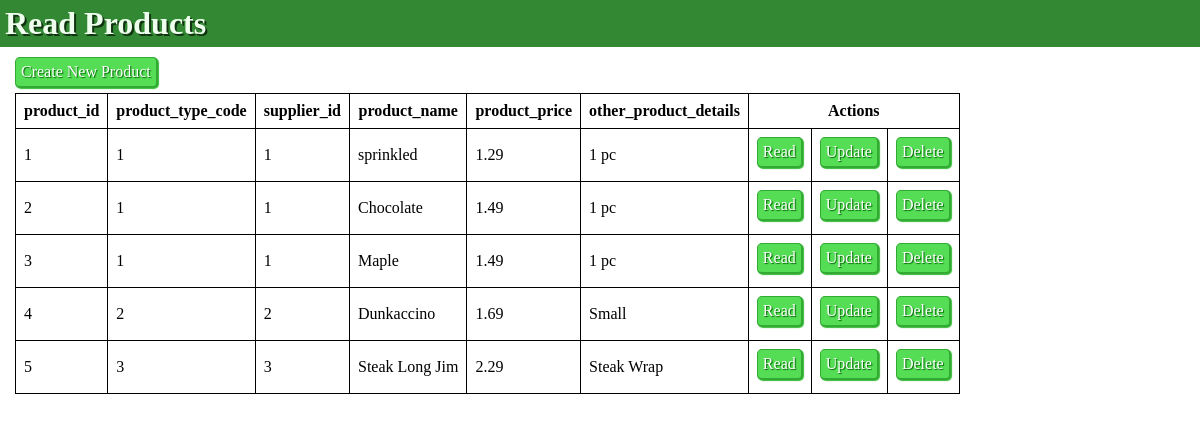
The page / on the database its author committed.
### tables this page shows
CREATE TABLE `products` (
  `product_id` int(11) NOT NULL,
  `product_type_code` int(11) NOT NULL,
  `supplier_id` int(11) NOT NULL,
  `product_name` varchar(60) NOT NULL,
  `product_price` decimal(6,2) NOT NULL,
  `other_product_details` varchar(40) NOT NULL
);

### php/pdo_database.php (called while the page is built, shortened)
<?php
$servername = "localhost";
$dbname = "stardunks";
$username = "Stardunks";
$password = "";
function DB_connect() {
    global $servername, $dbname, $username, $password;
    return $conn = new PDO("mysql:host=$servername;dbname=$dbname", $username, $password);
}
function DB_ReadIntoAssoc($sql) {
    try {
        $conn = DB_connect();
        $conn->setAttribute(PDO::ATTR_ERRMODE, PDO::ERRMODE_EXCEPTION);
        $stmt = $conn->prepare($sql);
        $stmt->execute();
        $stmt->setFetchMode(PDO::FETCH_ASSOC);
        $endRes = $stmt->fetchAll();
        return $endRes;
    }
    catch(PDOException $e) {
        $conn = null;
        return "Error: " . $e->getMessage();
    }
}
?>

### php/generate_tables.php (the view, shortened to what this page needs)
<?php
function GenerateTableWithButtons($data) {
    function buttons($id) {
        $read   = "<td><a href='read_screen.php?id=$id' class='generatedTableButton'>Read</a></td>";
        $update = "<td><a href='update_screen.php?id=$id' class='generatedTableButton'>Update</a></td>";
        $delete = "<td><a href='php/handle_delete.php?id=$id' class='generatedTableButton'>Delete</a></td>";
        $buttons = $read . $update . $delete;
        return $buttons;
    }
    function head($data) {
        $head = "<thead>";
            foreach ($data as $key => $value) {
                $row = "<tr>";
                    foreach ($value as $k => $v) {
                        $row .= "<th>" . $k . "</th>";
                    }
                    $row .= "<th colspan='3'>Actions</th>";
                $row .= "</tr>";
                $head .= $row;
                break;
            }
        $head .= "</thead>";
        return $head;
    }
    function body($data) {
        $body = "<tbody>";
            foreach ($data as $key => $value) {
                $row = "<tr>";
                    foreach ($value as $k => $v) {
                        $row .= "<td>" . $value[$k] . "</td>";
                    }
                $row .= buttons($value['product_id']);
                $row .= "<tr>";
                $body .= $row;
            }
        $body .= "</tbody>";
        return $body;
    }
    $table = "<table border='1' class='generatedTable'>" .  head($data) . body($data) . "</table>";
    return $table;
}
?>

### index.php (shortened to what this page needs)
<!DOCTYPE html>
<html>
    <head>
        <link rel="stylesheet" href="css/master.css">
    </head>
    <body>
        <header>
            <h1 class="title">Read Products</h1>
        </header>
        <main>
            <a href="create_screen.php" class="generatedTableButton">Create New Product</a>
            <?php include_once 'php/appdata_default_screen.php' ?>
        </main>
    </body>
</html>

### php/appdata_default_screen.php
<?php
require_once 'php/pdo_database.php';
require_once 'php/generate_tables.php';
$sql = "SELECT * FROM products";
$data = DB_ReadIntoAssoc($sql);
echo GenerateTableWithButtons($data);
?>

### css/master.css (style rules this page uses)
html, body { margin: 0px; padding: 0px; width: 100%; }
.title { margin: 0 0 10px 0; padding: 5px; color: #efe; text-shadow: 2px 2px #131; background-color: #383; }
main { padding-left: 15px; padding-right: 15px; }
.generatedTable, .generatedTable tr, .generatedTable tr td, .generatedTable tr th, .generatedTableCreate, .generatedTableCreate tr, .generatedTableCreate tr td, .generatedTableCreate tr th { border-collapse: collapse; border: solid black 1px; }
.generatedTable tr td, .generatedTable tr th, .generatedTableCreate tr th, .generatedTableCreate tr td:first-child { padding: 8px; }
.generatedTableButton { text-decoration: none; display: inline-block; background-color: #5d5; box-shadow: 1px 1px 1px 0px #3b3; border-radius: 5px; border-left: 1px solid #3a3; border-top: 1px solid #3a3; border-right: 2px solid #3a3; border-bottom: 2px solid #3a3; color: white; text-shadow: 1px 1px 1px darkgreen; padding: 5px; margin-bottom: 5px; padding-bottom: 5px; }

### rows shown on the page
products: product_id "1", product_type_code "1", supplier "1", product_name "sprinkled", product_price "1.29", other_product_details "1 pc"
products: product_id "2", product_type_code "1", supplier "1", product_name "Chocolate", product_price "1.49", other_product_details "1 pc"
products: product_id "3", product_type_code "1", supplier "1", product_name "Maple", product_price "1.49", other_product_details "1 pc"
products: product_id "4", product_type_code "2", supplier "2", product_name "Dunkaccino", product_price "1.69", other_product_details "Small"
products: product_id "5", product_type_code "3", supplier "3", product_name "Steak Long Jim", product_price "2.29", other_product_details "Steak Wrap"

### other values the page prints
$k "product_id"
$k "product_type_code"
$k "supplier_id"
$k "product_name"
$k "product_price"
$k "other_product_details"
